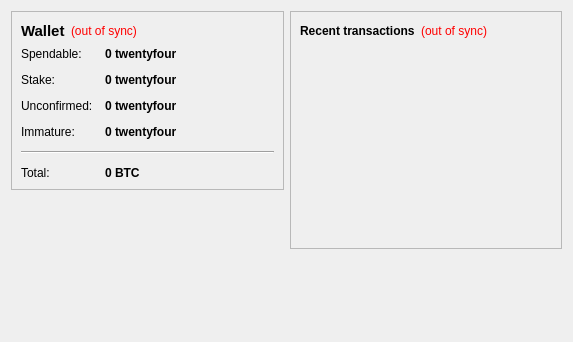
<?xml version="1.0" encoding="UTF-8"?>
<ui version="4.0">
 <class>OverviewPage</class>
 <widget class="QWidget" name="OverviewPage">
  <property name="geometry">
   <rect>
    <x>0</x>
    <y>0</y>
    <width>573</width>
    <height>342</height>
   </rect>
  </property>
  <property name="windowTitle">
   <string>Form</string>
  </property>
  <layout class="QHBoxLayout" name="horizontalLayout" stretch="1,1">
   <item>
    <layout class="QVBoxLayout" name="verticalLayout_2">
     <item>
      <widget class="QFrame" name="frame">
       <property name="frameShape">
        <enum>QFrame::StyledPanel</enum>
       </property>
       <property name="frameShadow">
        <enum>QFrame::Raised</enum>
       </property>
       <layout class="QVBoxLayout" name="verticalLayout_4">
        <item>
         <layout class="QHBoxLayout" name="horizontalLayout_4">
          <item>
           <widget class="QLabel" name="label_5">
            <property name="font">
             <font>
              <pointsize>11</pointsize>
              <weight>75</weight>
              <bold>true</bold>
             </font>
            </property>
            <property name="text">
             <string>Wallet</string>
            </property>
           </widget>
          </item>
          <item>
           <widget class="QLabel" name="labelWalletStatus">
            <property name="toolTip">
             <string>The displayed information may be out of date. Your wallet automatically synchronizes with the twentyfour network after a connection is established, but this process has not completed yet.</string>
            </property>
            <property name="styleSheet">
             <string notr="true">QLabel { color: red; }</string>
            </property>
            <property name="text">
             <string notr="true">(out of sync)</string>
            </property>
            <property name="alignment">
             <set>Qt::AlignLeading|Qt::AlignLeft|Qt::AlignVCenter</set>
            </property>
           </widget>
          </item>
          <item>
           <spacer name="horizontalSpacer_2">
            <property name="orientation">
             <enum>Qt::Horizontal</enum>
            </property>
            <property name="sizeHint" stdset="0">
             <size>
              <width>40</width>
              <height>20</height>
             </size>
            </property>
           </spacer>
          </item>
         </layout>
        </item>
        <item>
         <layout class="QFormLayout" name="formLayout_2">
          <property name="fieldGrowthPolicy">
           <enum>QFormLayout::AllNonFixedFieldsGrow</enum>
          </property>
          <property name="horizontalSpacing">
           <number>12</number>
          </property>
          <property name="verticalSpacing">
           <number>12</number>
          </property>
          <item row="0" column="0">
           <widget class="QLabel" name="label">
            <property name="text">
             <string>Spendable:</string>
            </property>
           </widget>
          </item>
          <item row="0" column="1">
           <widget class="QLabel" name="labelBalance">
            <property name="font">
             <font>
              <weight>75</weight>
              <bold>true</bold>
             </font>
            </property>
            <property name="cursor">
             <cursorShape>IBeamCursor</cursorShape>
            </property>
            <property name="toolTip">
             <string>Your current spendable balance</string>
            </property>
            <property name="text">
             <string notr="true">0 twentyfour</string>
            </property>
            <property name="textInteractionFlags">
             <set>Qt::LinksAccessibleByMouse|Qt::TextSelectableByKeyboard|Qt::TextSelectableByMouse</set>
            </property>
           </widget>
          </item>
          <item row="1" column="0">
           <widget class="QLabel" name="label_6">
            <property name="text">
             <string>Stake:</string>
            </property>
           </widget>
          </item>
          <item row="1" column="1">
           <widget class="QLabel" name="labelStake">
            <property name="font">
             <font>
              <weight>75</weight>
              <bold>true</bold>
             </font>
            </property>
            <property name="cursor">
             <cursorShape>IBeamCursor</cursorShape>
            </property>
            <property name="toolTip">
             <string>Total of coins that was staked, and do not yet count toward the current balance</string>
            </property>
            <property name="text">
             <string notr="true">0 twentyfour</string>
            </property>
            <property name="textInteractionFlags">
             <set>Qt::LinksAccessibleByMouse|Qt::TextSelectableByKeyboard|Qt::TextSelectableByMouse</set>
            </property>
           </widget>
          </item>
          <item row="2" column="0">
           <widget class="QLabel" name="label_3">
            <property name="text">
             <string>Unconfirmed:</string>
            </property>
           </widget>
          </item>
          <item row="2" column="1">
           <widget class="QLabel" name="labelUnconfirmed">
            <property name="font">
             <font>
              <weight>75</weight>
              <bold>true</bold>
             </font>
            </property>
            <property name="cursor">
             <cursorShape>IBeamCursor</cursorShape>
            </property>
            <property name="toolTip">
             <string>Total of transactions that have yet to be confirmed, and do not yet count toward the current balance</string>
            </property>
            <property name="text">
             <string notr="true">0 twentyfour</string>
            </property>
            <property name="textInteractionFlags">
             <set>Qt::LinksAccessibleByMouse|Qt::TextSelectableByKeyboard|Qt::TextSelectableByMouse</set>
            </property>
           </widget>
          </item>
          <item row="3" column="0">
           <widget class="QLabel" name="labelImmatureText">
            <property name="text">
             <string>Immature:</string>
            </property>
           </widget>
          </item>
          <item row="3" column="1">
           <widget class="QLabel" name="labelImmature">
            <property name="font">
             <font>
              <weight>75</weight>
              <bold>true</bold>
             </font>
            </property>
            <property name="toolTip">
             <string>Mined balance that has not yet matured</string>
            </property>
            <property name="text">
             <string notr="true">0 twentyfour</string>
            </property>
            <property name="textInteractionFlags">
             <set>Qt::LinksAccessibleByMouse|Qt::TextSelectableByKeyboard|Qt::TextSelectableByMouse</set>
            </property>
           </widget>
          </item>
          <item row="4" column="0" colspan="2">
           <widget class="Line" name="line">
            <property name="orientation">
             <enum>Qt::Horizontal</enum>
            </property>
           </widget>
          </item>
          <item row="5" column="0">
           <widget class="QLabel" name="labelTotalText">
            <property name="text">
             <string>Total:</string>
            </property>
           </widget>
          </item>
          <item row="5" column="1">
           <widget class="QLabel" name="labelTotal">
            <property name="font">
             <font>
              <weight>75</weight>
              <bold>true</bold>
             </font>
            </property>
            <property name="cursor">
             <cursorShape>IBeamCursor</cursorShape>
            </property>
            <property name="toolTip">
             <string>Your current total balance</string>
            </property>
            <property name="text">
             <string notr="true">0 BTC</string>
            </property>
            <property name="textInteractionFlags">
             <set>Qt::LinksAccessibleByMouse|Qt::TextSelectableByKeyboard|Qt::TextSelectableByMouse</set>
            </property>
           </widget>
          </item>
         </layout>
        </item>
       </layout>
      </widget>
     </item>
     <item>
      <spacer name="verticalSpacer_3">
       <property name="orientation">
        <enum>Qt::Vertical</enum>
       </property>
       <property name="sizeHint" stdset="0">
        <size>
         <width>20</width>
         <height>40</height>
        </size>
       </property>
      </spacer>
     </item>
     <item>
      <widget class="QLabel" name="label_2">
       <property name="text">
        <string/>
       </property>
       <property name="pixmap">
        <pixmap resource="../bitcoin.qrc">:/images/backg</pixmap>
       </property>
       <property name="scaledContents">
        <bool>false</bool>
       </property>
       <property name="alignment">
        <set>Qt::AlignCenter</set>
       </property>
      </widget>
     </item>
     <item>
      <spacer name="verticalSpacer">
       <property name="orientation">
        <enum>Qt::Vertical</enum>
       </property>
       <property name="sizeHint" stdset="0">
        <size>
         <width>20</width>
         <height>40</height>
        </size>
       </property>
      </spacer>
     </item>
    </layout>
   </item>
   <item>
    <layout class="QVBoxLayout" name="verticalLayout_3">
     <item>
      <widget class="QFrame" name="frame_2">
       <property name="frameShape">
        <enum>QFrame::StyledPanel</enum>
       </property>
       <property name="frameShadow">
        <enum>QFrame::Raised</enum>
       </property>
       <layout class="QVBoxLayout" name="verticalLayout">
        <item>
         <layout class="QHBoxLayout" name="horizontalLayout_2">
          <item>
           <widget class="QLabel" name="label_4">
            <property name="text">
             <string>&lt;b&gt;Recent transactions&lt;/b&gt;</string>
            </property>
           </widget>
          </item>
          <item>
           <widget class="QLabel" name="labelTransactionsStatus">
            <property name="toolTip">
             <string>The displayed information may be out of date. Your wallet automatically synchronizes with the twentyfour network after a connection is established, but this process has not completed yet.</string>
            </property>
            <property name="styleSheet">
             <string notr="true">QLabel { color: red; }</string>
            </property>
            <property name="text">
             <string notr="true">(out of sync)</string>
            </property>
            <property name="alignment">
             <set>Qt::AlignRight|Qt::AlignTrailing|Qt::AlignVCenter</set>
            </property>
           </widget>
          </item>
          <item>
           <spacer name="horizontalSpacer">
            <property name="orientation">
             <enum>Qt::Horizontal</enum>
            </property>
            <property name="sizeHint" stdset="0">
             <size>
              <width>40</width>
              <height>20</height>
             </size>
            </property>
           </spacer>
          </item>
         </layout>
        </item>
        <item>
         <widget class="QListView" name="listTransactions">
          <property name="styleSheet">
           <string notr="true">QListView { background: transparent; }</string>
          </property>
          <property name="frameShape">
           <enum>QFrame::NoFrame</enum>
          </property>
          <property name="verticalScrollBarPolicy">
           <enum>Qt::ScrollBarAlwaysOff</enum>
          </property>
          <property name="horizontalScrollBarPolicy">
           <enum>Qt::ScrollBarAlwaysOff</enum>
          </property>
          <property name="selectionMode">
           <enum>QAbstractItemView::NoSelection</enum>
          </property>
         </widget>
        </item>
       </layout>
      </widget>
     </item>
     <item>
      <spacer name="verticalSpacer_2">
       <property name="orientation">
        <enum>Qt::Vertical</enum>
       </property>
       <property name="sizeHint" stdset="0">
        <size>
         <width>20</width>
         <height>40</height>
        </size>
       </property>
      </spacer>
     </item>
    </layout>
   </item>
  </layout>
 </widget>
 <resources>
  <include location="../bitcoin.qrc"/>
 </resources>
 <connections/>
</ui>
